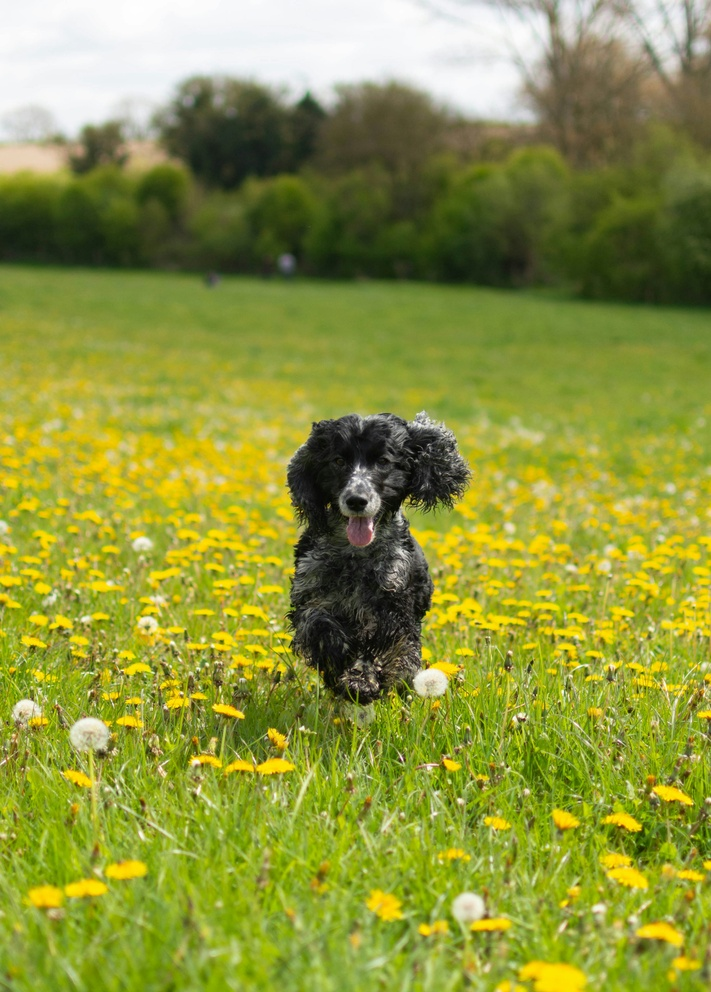
#> input picture test_images/dog.jpg, 711 x 992 px, shrunk from 3000 x 4182 before the run, found by its file name
$ python test_bbox.py
#> lines starting #> are read from the running program, lines starting #| are printed output that depends on the picture; after the words box and inside, x2 and y2 are one past the last pixel; in counts of white or black regions, pixels touching at a corner belong together
import cv2

# Assume 'img' is your loaded image (numpy array)
# img.shape returns (height, width, channels), e.g., (1080, 1920, 3)

img = cv2.imread("test_images/dog.jpg", -1)
#> img is the input picture: shape (992, 711, 3); mean B, G, R 62.8, 149.8, 142.4

height, width = img.shape[:2]
#> height = 992; width = 711

# My output: [x_min_norm, y_min_norm, x_max_norm, y_max_norm]
box_normalized = [0.402, 0.426, 0.673, 0.715]

# Step 1: Convert normalized to pixels
x_min_px = int(box_normalized[0] * width)
#> x_min_px = 285
y_min_px = int(box_normalized[1] * height)
#> y_min_px = 422
x_max_px = int(box_normalized[2] * width)
#> x_max_px = 478
y_max_px = int(box_normalized[3] * height)
#> y_max_px = 709

# Step 2: Define the bounding box
# Note: OpenCV expects [x, y, w, h] usually for drawing, or [x_min, y_min, x_max, y_max] for cv2.rectangle
x, y, w, h = x_min_px, y_min_px, (x_max_px - x_min_px), (y_max_px - y_min_px)
#> x = 285; y = 422; w = 193; h = 287

# Step 3: Draw it on the image to verify
cv2.rectangle(img, (x, y), (x + w, y + h), (0, 255, 0), 3)
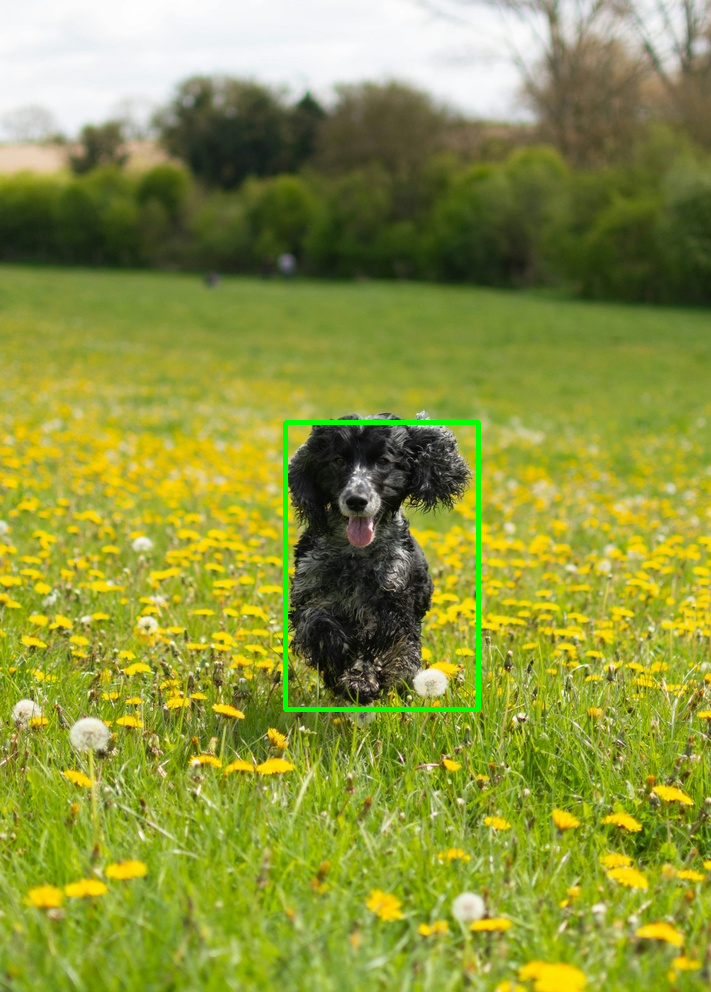
#> img: shape (992, 711, 3); 0.68% of pixels changed, all inside (x1, y1, x2, y2) = (283, 420, 481, 712)

# Optional: Crop and save the region of interest
roi = img[y : y + h, x : x + w]
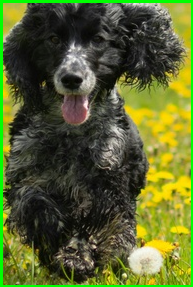
#> roi: shape (287, 193, 3); mean B, G, R 45.5, 99.4, 89.6
cv2.imwrite("dog_crop.jpg", roi)
